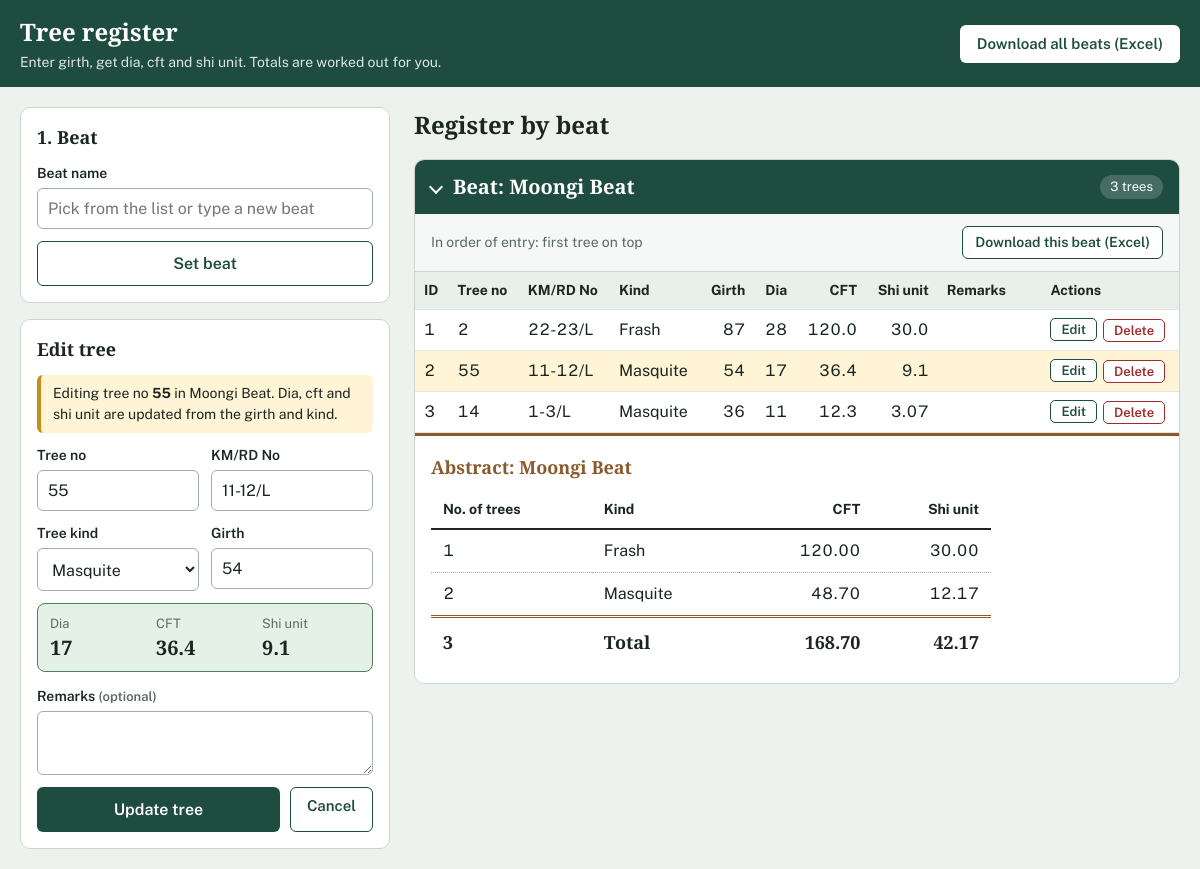
/?edit=2&beat=3, run on the app's committed database.
### tables this page shows
CREATE TABLE beat_3_moongi_beat (
	id INTEGER NOT NULL, 
	tree_no VARCHAR(50) NOT NULL, 
	km_burji_no VARCHAR(50) NOT NULL, 
	kind_tree VARCHAR(100) NOT NULL, 
	girth INTEGER NOT NULL, 
	dia INTEGER, 
	cft FLOAT, 
	shi_unit FLOAT, 
	remarks VARCHAR(255), 
	PRIMARY KEY (id), 
	CONSTRAINT uq_beat_3_moongi_beat UNIQUE (km_burji_no, tree_no)
);

### app.py (models this page shows)
class Beat(db.Model):
    __tablename__ = "beats"
    id = db.Column(db.Integer, primary_key=True)
    name = db.Column(db.String(100), nullable=False, unique=True)
    table_name = db.Column(db.String(80), nullable=False, unique=True)

### app.py (the view, shortened to what this page needs)
@app.route("/", methods=["GET", "POST"])
def index():
    current_beat = session.get("beat_name")
    edit_tree = edit_beat = None
    edit_id = request.args.get("edit", type=int)
    beat_id = request.args.get("beat", type=int)
    if edit_id and beat_id:
        edit_beat = db.session.get(Beat, beat_id)
        if edit_beat:
            edit_tree = db.session.get(tree_model(edit_beat.table_name), edit_id)
        if edit_tree is None:
            flash("That tree no longer exists.", "error")
            return redirect(url_for("index"))
    return render_index(
        form=edit_tree.to_dict() if edit_tree else {}, edit_tree=edit_tree, edit_beat=edit_beat
    )

### app.py (called while the page is built)
def get_beat_options():
    names = set(BEATS) | {name for (name,) in db.session.query(Beat.name).all()}
    return sorted(names, key=str.lower)

def _new_abstract():
    return {"rows": {}, "trees": 0, "cft": 0.0, "shi_unit": 0.0}

def _add_to_abstract(a, kind, trees, cft, shi_unit):
    row = a["rows"].setdefault(kind, {"kind": kind, "trees": 0, "cft": 0.0, "shi_unit": 0.0})
    row["trees"] += trees
    row["cft"] += cft
    row["shi_unit"] += shi_unit
    a["trees"] += trees
    a["cft"] += cft
    a["shi_unit"] += shi_unit

def _finish_abstract(a):
    rows = sorted(a["rows"].values(), key=lambda r: r["kind"])
    for r in rows:
        r["cft"] = round(r["cft"], 3)
        r["shi_unit"] = round(r["shi_unit"], 3)
    return {
        "rows": rows,
        "trees": a["trees"],
        "cft": round(a["cft"], 3),
        "shi_unit": round(a["shi_unit"], 3),
    }

def get_abstracts(only_beat=None):
    beats = Beat.query.filter_by(name=only_beat).all() if only_beat else Beat.query.all()
    per_beat, grand = {}, _new_abstract()
    for beat in beats:
        Tree = tree_model(beat.table_name)
        rows = db.session.query(
            Tree.kind_tree,
            func.count(Tree.id),
            func.coalesce(func.sum(Tree.cft), 0),
            func.coalesce(func.sum(Tree.shi_unit), 0),
        ).group_by(Tree.kind_tree).all()
        if not rows:
            continue
        a = _new_abstract()
        for kind, trees, cft, shi_unit in rows:
            _add_to_abstract(a, kind, trees, float(cft), float(shi_unit))
            _add_to_abstract(grand, kind, trees, float(cft), float(shi_unit))
        per_beat[beat.name] = _finish_abstract(a)
    return per_beat, _finish_abstract(grand)

### templates/index.html (shortened to what this page needs)
<!DOCTYPE html>
<html lang="en">
<head>
</head>
<body>
  <header class="topbar">
    <div class="topbar-inner">
      <div>
        <h1>Tree register</h1>
        <p>Enter girth, get dia, cft and shi unit. Totals are worked out for you.</p>
      </div>
      <a class="btn btn-light" href="{{ url_for('download_excel') }}">Download all beats (Excel)</a>
    </div>
  </header>
  <main class="layout">
    <aside class="entry">
      <section class="card">
        <h2>1. Beat</h2>
        <form method="POST" action="{{ url_for('set_beat') }}">
          <div class="field">
            <label for="beat_name">{{ 'Switch to another beat' if current_beat else 'Beat name' }}</label>
            <input type="text" id="beat_name" name="beat_name" list="beat-list" maxlength="100"
                   placeholder="Pick from the list or type a new beat" autocomplete="off" required>
          </div>
          <button type="submit" class="btn btn-outline btn-block">{{ 'Change beat' if current_beat else 'Set beat' }}</button>
        </form>
      </section>
      <section class="card">
        <h2 id="tree-card">{{ 'Edit tree' if edit_tree else '2. Tree details' }}</h2>
        {% if current_beat or edit_tree %}
        {% if edit_tree %}
          <div class="editing-note">Editing tree no <strong>{{ edit_tree.tree_no }}</strong> in {{ edit_beat.name }}. Dia, cft and shi unit are updated from the girth and kind.</div>
        {% endif %}
        <form method="POST" id="tree-form"{% if edit_tree %} action="{{ url_for('update_tree', beat_id=edit_beat.id, tree_id=edit_tree.id) }}"{% endif %}>
          <div class="two">
            <div class="field">
              <label for="tree_no">Tree no</label>
              <input type="text" id="tree_no" name="tree_no" maxlength="50" autofocus
                     value="{{ form.get('tree_no', '') }}" required>
            </div>
            <div class="field">
              <label for="km_burji_no">KM/RD No</label>
              <input type="text" id="km_burji_no" name="km_burji_no" maxlength="50"
                     value="{{ form.get('km_burji_no', '') }}" required>
            </div>
          </div>
          <div class="two">
            <div class="field">
              <label for="kind_tree">Tree kind</label>
              <select id="kind_tree" name="kind_tree" required>
                {% for k in kinds %}
                  <option value="{{ k }}" {% if form.get('kind_tree') == k %}selected{% endif %}>{{ k|capitalize }}</option>
                {% endfor %}
              </select>
            </div>
            <div class="field">
              <label for="girth">Girth</label>
              <input type="number" id="girth" name="girth" min="1" inputmode="numeric"
                     value="{{ form.get('girth', '') }}" required>
            </div>
          </div>
          <div class="preview" id="preview" aria-live="polite">
          </div>
          <div class="field">
            <label for="remarks">Remarks <span class="hint">(optional)</span></label>
            <textarea id="remarks" name="remarks" maxlength="255">{{ form.get('remarks', '') or '' }}</textarea>
          </div>
          {% if edit_tree %}
          <div class="btn-row">
            <button type="submit" class="btn btn-primary btn-block">Update tree</button>
            <a class="btn btn-outline" href="{{ url_for('index') }}">Cancel</a>
          </div>
          {% else %}
          <button type="submit" class="btn btn-primary btn-block">Save tree</button>
          {% endif %}
        </form>
        {% else %}
          <p class="hint" style="margin:0;color:var(--muted)">Set a beat first. Every tree you save will be recorded under it.</p>
        {% endif %}
      </section>
    </aside>
    <section>
      <div class="register-head">
        <h2>Register by beat</h2>
      </div>
      {% for s in sections %}
      <details class="sheet" open>
        <summary>
          <h2>Beat: {{ s.beat }}</h2>
          <span class="tag">{{ s.abstract.trees }} tree{{ '' if s.abstract.trees == 1 else 's' }}</span>
        </summary>
        <div class="toolbar">
          <span>In order of entry: first tree on top</span>
          <a class="btn btn-outline" href="{{ url_for('download_excel', beat=s.beat) }}">Download this beat (Excel)</a>
        </div>
        <div class="scroll"{% if s.beat == current_beat %} id="current-scroll"{% endif %}>
          <table class="entries">
            <thead>
              <tr>
                <th>ID</th><th>Tree no</th><th>KM/RD No</th><th>Kind</th>
                <th class="num">Girth</th><th class="num">Dia</th><th class="num">CFT</th><th class="num">Shi unit</th><th>Remarks</th><th>Actions</th>
              </tr>
            </thead>
            <tbody>
              {% for t in s.trees %}
              <tr{% if edit_tree and edit_beat and edit_beat.id == s.id and edit_tree.id == t.id %} class="editing"{% endif %}>
                <td>{{ t.id }}</td>
                <td>{{ t.tree_no }}</td>
                <td>{{ t.km_burji_no }}</td>
                <td>{{ t.kind_tree|capitalize }}</td>
                <td class="num">{{ t.girth }}</td>
                <td class="num">{{ t.dia }}</td>
                <td class="num">{{ t.cft }}</td>
                <td class="num">{{ t.shi_unit }}</td>
                <td class="remarks">{{ t.remarks or '' }}</td>
                <td>
                  <div class="actions">
                    <a class="mini" href="{{ url_for('index', edit=t.id, beat=s.id) }}#tree-card">Edit</a>
                    <form method="POST" action="{{ url_for('delete_tree', beat_id=s.id, tree_id=t.id) }}"
                          data-confirm="Delete tree no {{ t.tree_no }} ({{ t.kind_tree|capitalize }}, km / RD / burji no {{ t.km_burji_no }})? This cannot be undone.">
                      <button type="submit" class="mini danger">Delete</button>
                    </form>
                  </div>
                </td>
              </tr>
              {% endfor %}
            </tbody>
          </table>
        </div>
        <div class="abstract">
          <h3>Abstract: {{ s.beat }}</h3>
          <table class="ledger">
            <thead>
              <tr><th>No. of trees</th><th>Kind</th><th class="num">CFT</th><th class="num">Shi unit</th></tr>
            </thead>
            <tbody>
              {% for r in s.abstract.rows %}
              <tr>
                <td>{{ r.trees }}</td>
                <td>{{ r.kind|capitalize }}</td>
                <td class="num">{{ '%.2f'|format(r.cft) }}</td>
                <td class="num">{{ '%.2f'|format(r.shi_unit) }}</td>
              </tr>
              {% endfor %}
            </tbody>
            <tfoot>
              <tr>
                <td>{{ s.abstract.trees }}</td>
                <td>Total</td>
                <td class="num">{{ '%.2f'|format(s.abstract.cft) }}</td>
                <td class="num">{{ '%.2f'|format(s.abstract.shi_unit) }}</td>
              </tr>
            </tfoot>
          </table>
        </div>
      </details>
      {% else %}
      <div class="empty">
        <strong>No trees recorded yet</strong>
        Set a beat, then add the first tree. The register and its abstract will appear here.
      </div>
      {% endfor %}
  </main>
</body>
</html>

### data on the page
beat_3_moongi_beat: tree_no "55", km_burji_no "11-12/L", kind_tree "Masquite", id "2", girth "54", dia "17", cft "36.4", shi_unit "9.1"
Beat: name "Moongi Beat", beat "Moongi Beat", abstract.trees "3", abstract "s", trees "2", kind "Masquite", cft "48.70", shi_unit "12.17", abstract.cft "168.70", abstract.shi_unit "42.17"
beat_3_moongi_beat: id "1", tree_no "2", km_burji_no "22-23/L", kind_tree "Frash", girth "87", dia "28", cft "120.0", shi_unit "30.0", trees "1", kind "Frash", cft "120.00", shi_unit "30.00"
beat_3_moongi_beat: id "3", tree_no "14", km_burji_no "1-3/L", kind_tree "Masquite", girth "36", dia "11", cft "12.3", shi_unit "3.07"

### other printed values
{{ 'Switch to another beat' if current_beat else 'Beat name' }} "Beat name"
{{ 'Change beat' if current_beat else 'Set beat' }} "Set beat"
{{ 'Edit tree' if edit_tree else '2. Tree details' }} "Edit tree"
